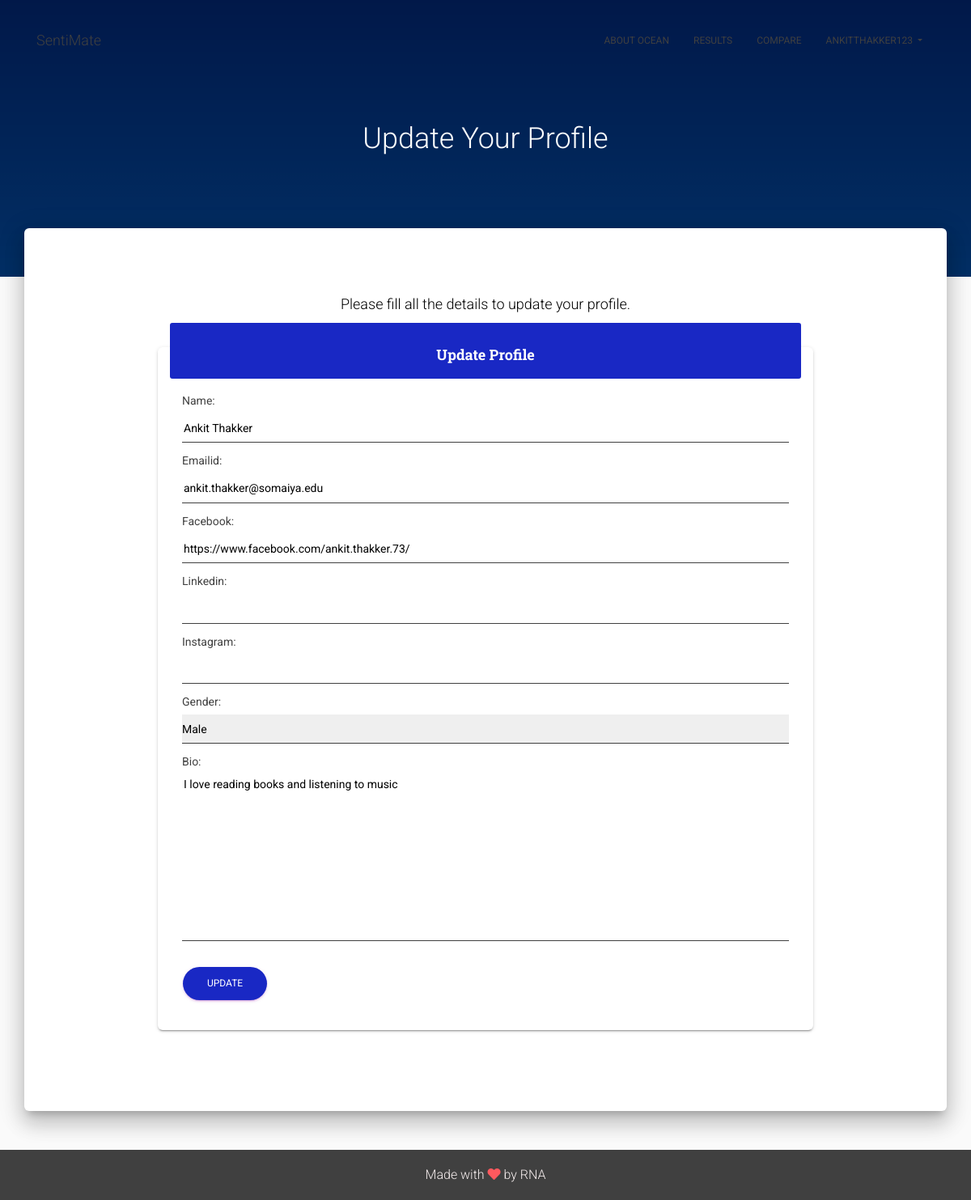
The page /profile (signed in) on the database its author committed.
### SentiMate/models.py (models this page shows, shortened)
class Profile(models.Model):
    Male = 'M'
    Female = 'F'
    RatherNotSay = 'O'
    GENDER_CHOICES = ((Male, 'Male'),(Female, 'Female'),(RatherNotSay,'Rather Not Say'),)
    user = models.OneToOneField(User,on_delete=models.CASCADE)
    name = models.CharField(max_length=50, blank=False)
    emailid = models.EmailField(blank=False)
    facebook = models.URLField(blank=True)
    linkedin = models.URLField(blank=True)
    instagram = models.URLField(blank=True)
    gender = models.CharField(max_length = 20, choices = GENDER_CHOICES, default = Male)
    bio = models.TextField(max_length=250, blank=False)

### SentiMate/views.py (the view)
# urls.py: path('profile',views.profile, name='profile'),
@login_required
def profile(request):
    user = request.user.username
    if request.method == 'POST':
        form = ProfileUpdateForm(request.POST, instance=request.user.profile)
        if form.is_valid():
            form.save()
            messages.success(request, f'Information updated successfully!')
            return redirect('tests')
    else:
        form = ProfileUpdateForm(instance=request.user.profile)
    context = {'user' : user, 'form' : form}
    return render(request, 'profile.html', context)

### SentiMate/forms.py
class ProfileUpdateForm(forms.ModelForm):
	class Meta:
		model = Profile
		fields = ['name', 'emailid', 'facebook', 'linkedin', 'instagram', 'gender', 'bio']

### SentiMate/templates/profile.html (shortened to what this page needs)
{% load static %}
<!DOCTYPE html>
<html lang="en">
<head>
  <link rel="stylesheet" href="https://maxcdn.bootstrapcdn.com/font-awesome/latest/css/font-awesome.min.css">
  <link href="https://use.fontawesome.com/releases/v5.0.6/css/all.css" rel="stylesheet">
  <link href="{% static 'css/master.css' %}" rel="stylesheet" />
  <link href="{% static 'css/material-kit.css' %}" rel="stylesheet" />
</head>
<body class="login-page sidebar-collapse">
  <nav class="navbar navbar-transparent navbar-color-on-scroll fixed-top navbar-expand-lg" color-on-scroll="100" id="sectionsNav">
    <div class="container">
      <div class="navbar-translate">
        <a class="navbar-brand" href="{% url 'home' %}">SentiMate</a>
      </div>
      <div class="collapse navbar-collapse">
        <ul class="navbar-nav ml-auto">
          <li class="nav-item">
            <a class="nav-link" href="{% url 'ocean' %}">
              About OCEAN
            </a>
          </li>
          <li class="nav-item">
            <a class="nav-link" href="">
              Results
            </a>
          </li>
          <li class="nav-item">
            <a class="nav-link" href="">
              Compare
            </a>
          </li>
          <li class="dropdown nav-item">
            <a href="#" class="dropdown-toggle nav-link" data-toggle="dropdown">
              {{ user }}
            </a>
          </li>
        </ul>
      </div>
    </div>
  </nav>
  <div class="page-header header-filter" id="bg" data-parallax="true" style="background-image: url('{% static "img/VeryBlue.jpg" %}')">
    <div class="container">
      <div class="row my-5 py-6">
        <div class="col-md-8 ml-auto mr-auto">
          <div class="brand text-center my-5 py-6">
            <p class="h2 py-5">Update Your Profile</p>
          </div>
        </div>
      </div>
    </div>
  </div>
  <div class="main main-raised mb-5">
    <div class="container">
      <div class="section text-center">
        <p class="h4">Please fill all the details to update your profile.</p>
        <div class="container">
          <div class="col-md-9 mx-auto">
            <div class="row">
              <div class="card" style="text-align:left">
                <div class="card-header card-header-blue text-center">
                  <h4 class="card-title">Update Profile</h4>
                </div>
                <div class="card-body">
                  <form method="POST">
                    <fieldset class="form-group">
                      {{ form.as_p }}
                    </fieldset>
                    <div class="form-group">
                      <button class="btn btn-primary btn-round btn-blue" type="submit">Update</button>
                    </div>
                  </form>
                </div>
              </div>
            </div>
          </div>
        </div>
      </div>
    </div>
  </div>
  <footer class="container-fluid">
    <div class="row mx-auto">
      <div class="py-1" style="color: #f5eded;"> Made with <i class="fas fa-heart" style="color: #ff595e;"></i> by RNA</div>
    </div>
  </footer>
</body>
</html>

### SentiMate/static/css/master.css (style rules this page uses)
:root { --white: #fafafa; --blue: #1928c4; --coral: #ff595e; --yellow: #ffca3a; --green: #8ac926; --voilet: #6a4c93; --dark-gray:#404040 }
#bg { height: 100%; }
body { background-color: var(--white) !important; }
label { font-size: 0.875rem !important; color: var(--dark-gray) !important; }
input, select, option, textarea { height: 36px !important; border-radius: 0; font-size: 14px !important; outline: 0; border-width: 0 0 1.5px !important; border-color: var(--dark-gray) !important; width: 100%; display: block !important; }
.nav-item { color: var(--dark-gray) !important; }
.navbar-brand { color: var(--dark-gray) !important; }
.btn-blue { background-color: var(--blue) !important; }
.card-header-blue { background: var(--blue) !important; }
footer { background-color: var(--dark-gray) !important; padding: 0; }
.helptext, li { font-family: "Roboto", "Helvetica", "Arial", sans-serif; font-size: 0.8rem; font-weight: 200; line-height: 1.5; color: #212529; text-align: left; }

### rows shown on the page
Profile: name "Ankit Thakker", emailid "ankit.thakker@somaiya.edu", facebook "https://www.facebook.com/ankit.thakker.73/", gender "Male", bio "I love reading books and listening to music"

### other values the page prints
{{ user }} "ANKITTHAKKER123"
